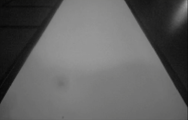
#> input picture Source/SEEKFREE_CAM_IMG.bmp, 188 x 120 px, given in place of the camera
$ python Cam_3Screen.py
#> lines starting #> are read from the running program, lines starting #| are printed output that depends on the picture; after the words box and inside, x2 and y2 are one past the last pixel; in counts of white or black regions, pixels touching at a corner belong together
import cv2
import numpy as np

# 核心配置参数定义
CAMERA_INDEX = 0       # 摄像头索引（默认0为内置摄像头）
CAM_WIDTH = 640        # 摄像头采集宽度
CAM_HEIGHT = 480       # 摄像头采集高度
CANNY_LOW = 50         # Canny边缘检测低阈值
CANNY_HIGH = 150       # Canny边缘检测高阈值

def main():
    # 初始化摄像头对象
    cap = cv2.VideoCapture(CAMERA_INDEX)

    # 设置摄像头采集分辨率
    cap.set(cv2.CAP_PROP_FRAME_WIDTH, CAM_WIDTH)
    cap.set(cv2.CAP_PROP_FRAME_HEIGHT, CAM_HEIGHT)

    # 主循环：实时采集和处理帧
    while True:
        # 读取摄像头帧
        ret, frame = cap.read()
#> frame is the input picture: shape (120, 188, 3); mean B, G, R 97.6, 97.7, 97.7
        # 检查帧是否读取成功
        if not ret or frame is None:
            print("读取帧失败！")
            break

        # 步骤1：彩色图像转灰度图像
        gray = cv2.cvtColor(frame, cv2.COLOR_BGR2GRAY)

        # 步骤2：灰度图像二值化（针对白色赛道场景）  THRESH_OTSU：自动计算最佳阈值，THRESH_BINARY：二值化模式
        _, binary = cv2.threshold(gray, 0, 255, cv2.THRESH_BINARY | cv2.THRESH_OTSU)
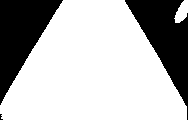
#> binary: shape (120, 188); 71.2% white; 3 black regions (1 under 20 px), largest, box (x1, y1, x2, y2) and area: (0, 0, 63, 105) 3258, (125, 0, 188, 120) 3227

        # 步骤3：二值化图像进行Canny边缘检测 参数说明：输入图像、输出图像、低阈值、高阈值、Sobel算子孔径大小
        edges = cv2.Canny(binary, CANNY_LOW, CANNY_HIGH, 3)
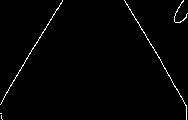
#> edges: shape (120, 188); 1.4% white in thin lines or dots

        # 显示处理结果
        cv2.imshow("原始画面", frame)
        cv2.imshow("二值化图像（白色赛道）", binary)
        cv2.imshow("Canny边缘检测结果", edges)

        # 按下ESC键退出循环
        if cv2.waitKey(1) & 0xFF == 27:
#> (key Esc is pressed here)
            break

    # 释放资源
    cap.release()           # 释放摄像头
    cv2.destroyAllWindows() # 关闭所有显示窗口

if __name__ == "__main__":
    main()
